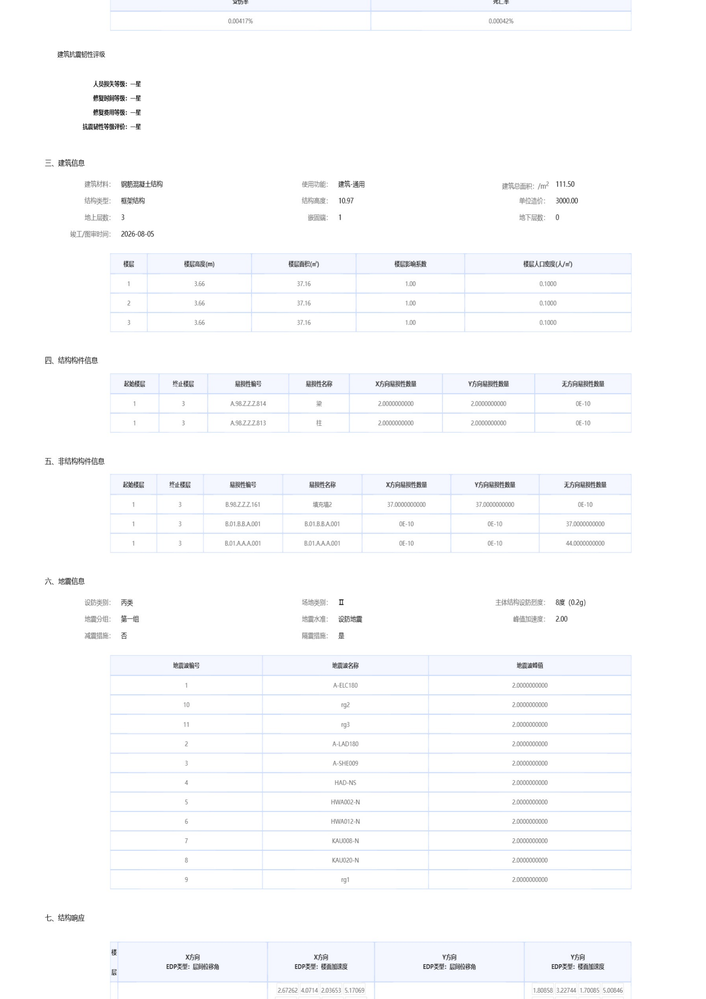
#> input picture pdf_pages/page_h_2.png, 706 x 999 px, shrunk from 1786 x 2526 before the run, found by its file name
$ python crop_pdf.py
#> lines starting #> are read from the running program, lines starting #| are printed output that depends on the picture
# -*- coding: utf-8 -*-
"""裁剪 PDF 图像的关键区域以查看修复时间表"""
from PIL import Image
import os

src = r'd:\代码复现\pdf_pages\page_h_2.png'
img = Image.open(src)
#> img is the input picture: PIL image 706x999 RGB; mean R, G, B 250.7, 251.2, 252.4
print(f'Image size: {img.size}')
#| Image size: (706, 999)

# 裁剪图像分上下半部分和中间部分
w, h = img.size
#> w = 706; h = 999
out_dir = r'd:\代码复现\pdf_pages\crops'
os.makedirs(out_dir, exist_ok=True)

# 上 1/3
img.crop((0, 0, w, h//3)).save(os.path.join(out_dir, 'p2_top.png'))
# 中 1/3
img.crop((0, h//3, w, 2*h//3)).save(os.path.join(out_dir, 'p2_mid.png'))
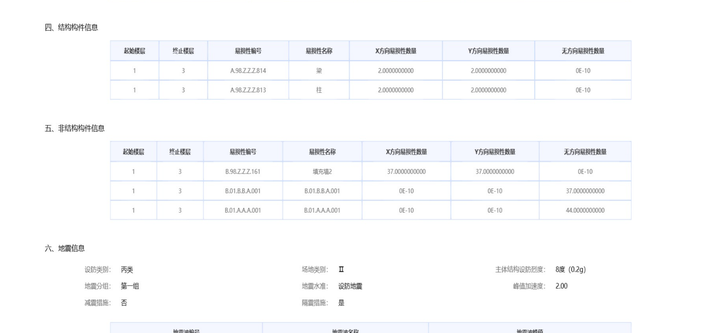
#> saved as p2_mid.png: PIL image 706x333 RGB; mean R, G, B 250, 250.6, 251.8
# 下 1/3
img.crop((0, 2*h//3, w, h)).save(os.path.join(out_dir, 'p2_bot.png'))
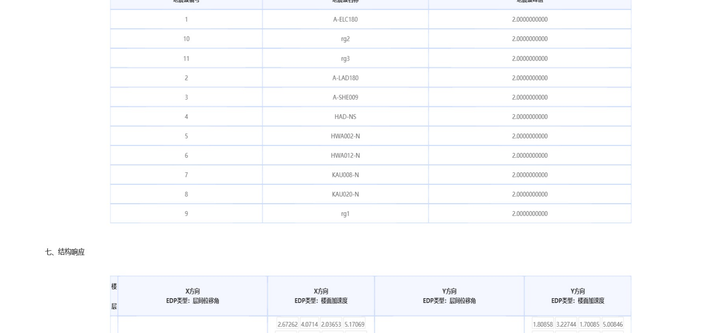
#> saved as p2_bot.png: PIL image 706x333 RGB; mean R, G, B 250.5, 251.3, 252.8
print('Done. Saved 3 crops to', out_dir)

# 也对第3页做相同处理
src3 = r'd:\代码复现\pdf_pages\page_h_3.png'
img3 = Image.open(src3)
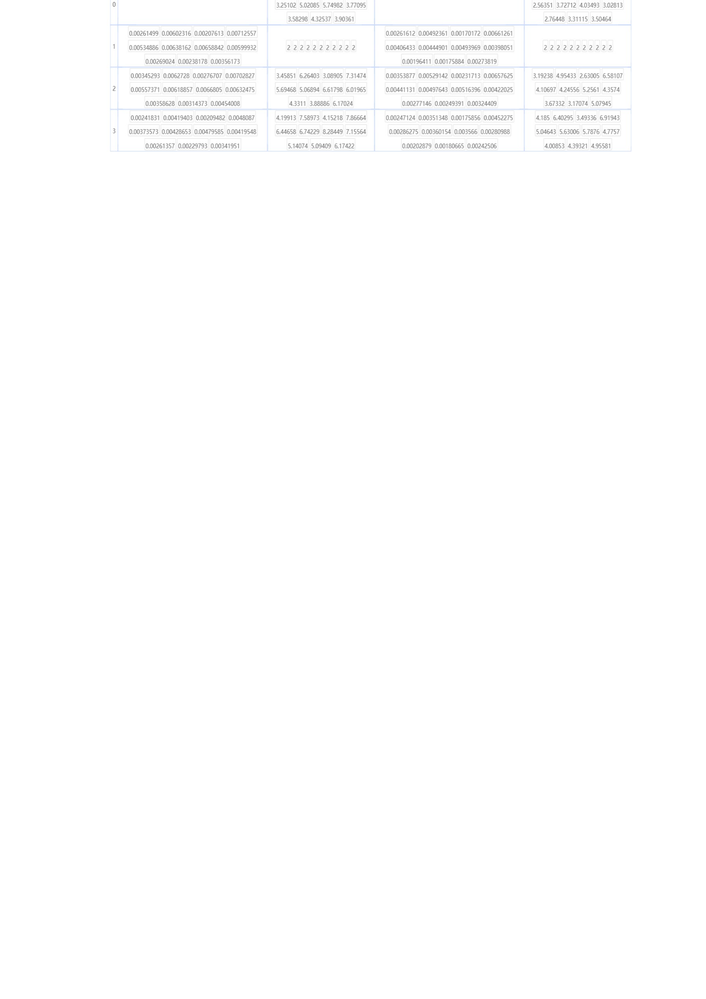
#> input picture pdf_pages/page_h_3.png, 706 x 999 px, shrunk from 1786 x 2526 before the run, found by its file name
#> img3 is the input picture: PIL image 706x999 RGB; mean R, G, B 253.6, 253.6, 253.7
w3, h3 = img3.size
#> w3 = 706; h3 = 999
img3.crop((0, 0, w3, h3//3)).save(os.path.join(out_dir, 'p3_top.png'))
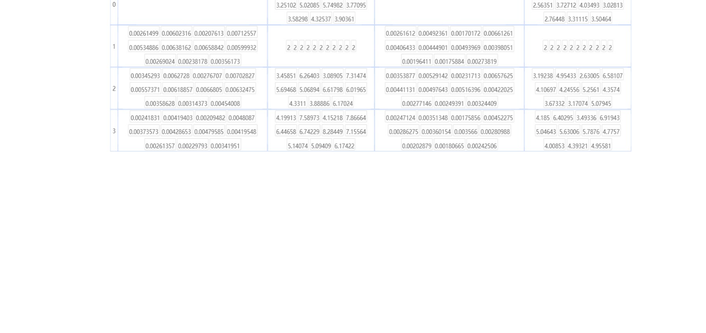
#> saved as p3_top.png: PIL image 706x333 RGB; mean R, G, B 250.8, 250.9, 251.2
img3.crop((0, h3//3, w3, 2*h3//3)).save(os.path.join(out_dir, 'p3_mid.png'))
img3.crop((0, 2*h3//3, w3, h3)).save(os.path.join(out_dir, 'p3_bot.png'))

src1 = r'd:\代码复现\pdf_pages\page_h_1.png'
img1 = Image.open(src1)
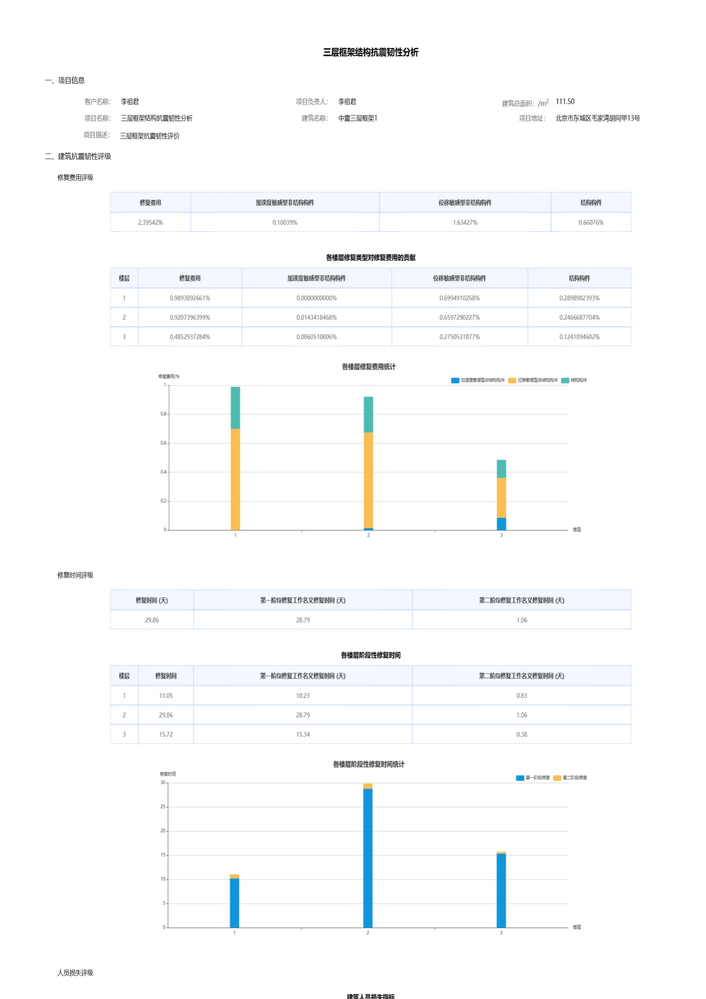
#> input picture pdf_pages/page_h_1.png, 706 x 999 px, shrunk from 1786 x 2526 before the run, found by its file name
#> img1 is the input picture: PIL image 706x999 RGB; mean R, G, B 250.5, 251.2, 251.7
w1, h1 = img1.size
#> w1 = 706; h1 = 999
img1.crop((0, 0, w1, h1//3)).save(os.path.join(out_dir, 'p1_top.png'))
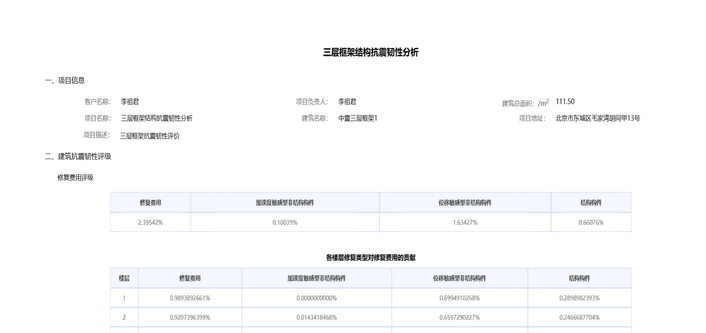
#> saved as p1_top.png: PIL image 706x333 RGB; mean R, G, B 250, 250.4, 251.4
img1.crop((0, h1//3, w1, 2*h1//3)).save(os.path.join(out_dir, 'p1_mid.png'))
img1.crop((0, 2*h1//3, w1, h1)).save(os.path.join(out_dir, 'p1_bot.png'))
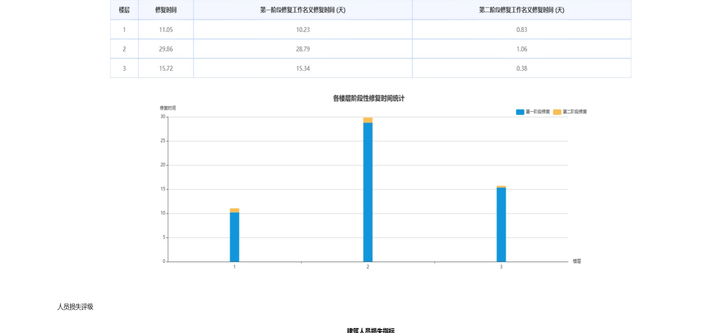
#> saved as p1_bot.png: PIL image 706x333 RGB; mean R, G, B 250, 251.6, 252.7
print('Done with all pages')
